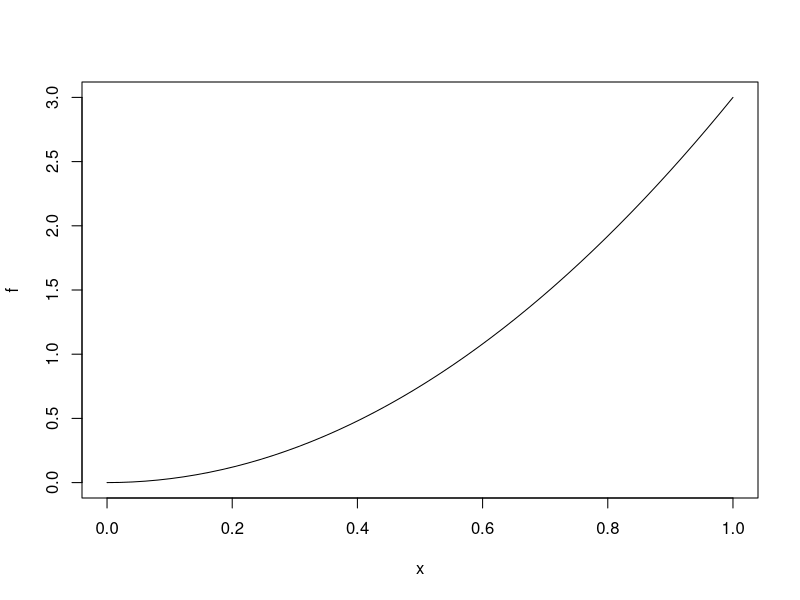
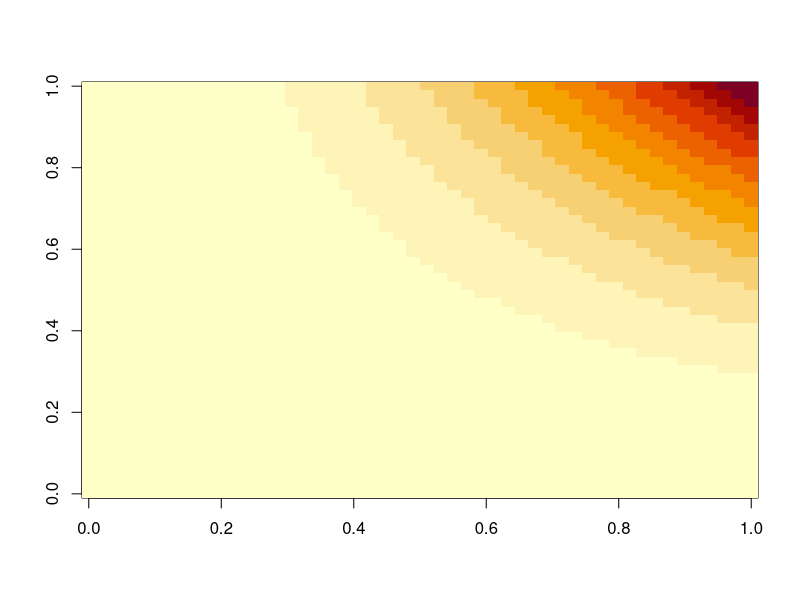
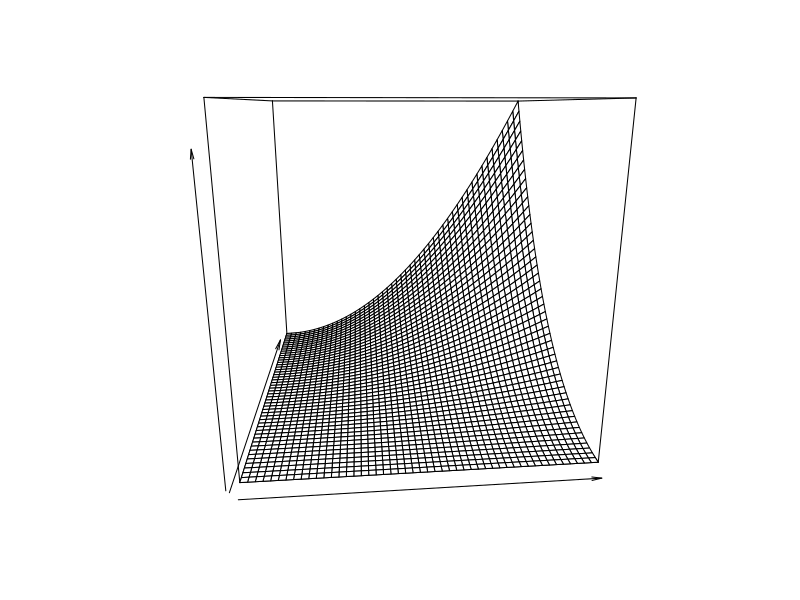
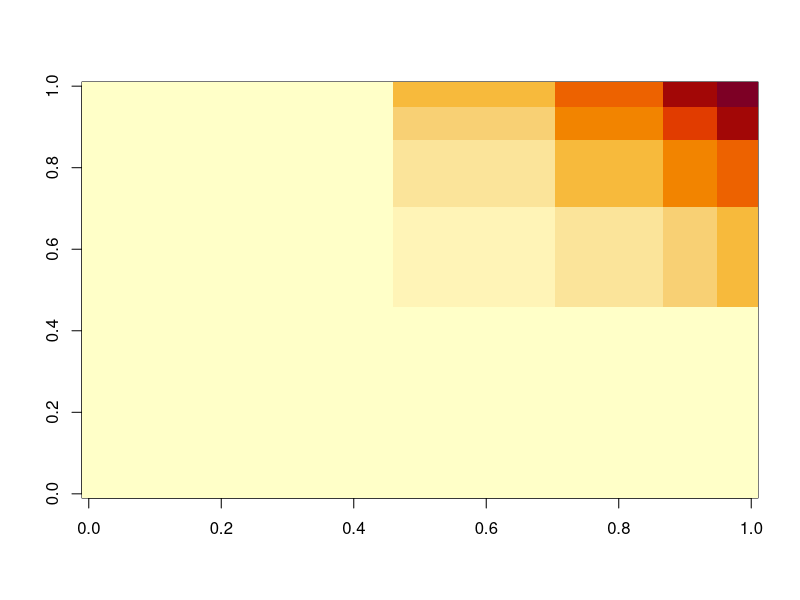
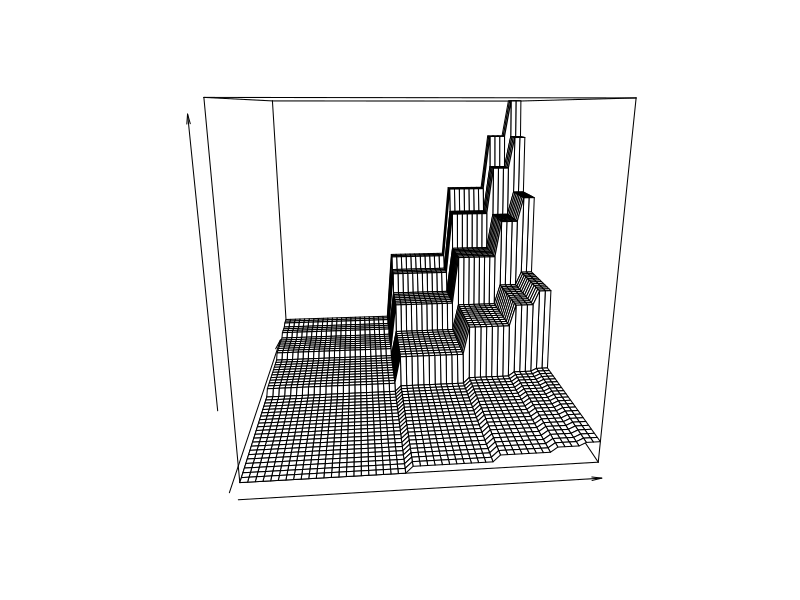

Generate these figures, in order, with R:
# Fig function phi for W-graph

# Parms
a = 3
b = 1
n = 50
x = seq(0, 1, by=1/(n-1))

# Phi
f = dbeta(x, a, b)
plot(x, f, type="l")
phi = matrix(0, n, n)
for (i in (1:n))
{
  for  (j in (1:n))
  {
    phi[i, j] = f[i]*f[j]
  }
}

# SBM
K = 5
alpha = (sqrt(a))^(-(1:K))
alpha = alpha / sum(alpha)
alcum = c(0, cumsum(alpha))
pi = matrix(0, K, K)
SBM = matrix(0, n, n)
for (k in (1:K))
{
  ik = which((x - alcum[k])*(x - alcum[k+1]) <= 0)
  for (l in (1:K))
  {
    jl = which((x - alcum[l])*(x - alcum[l+1]) <= 0)
    pi[k, l] = mean(phi[ik, jl])
    SBM[ik, jl] = pi[k, l]
  }
}
  
# Plot
theta = -5
#par(mfrow=c(2, 2))
postscript('FigWgraph-image.ps')
image(phi)
dev.off()
postscript('FigWgraph-persp.ps')
persp(phi, xlab='', ylab='', zlab='', border='black', theta=theta)
dev.off()
postscript(paste('FigWdiscret-K', K, '-image.ps', sep=''))
image(SBM)
dev.off()
postscript(paste('FigWdiscret-K', K, '-persp.ps', sep=''))
persp(SBM, xlab='', ylab='', zlab='', border='black', theta=theta)
dev.off()
